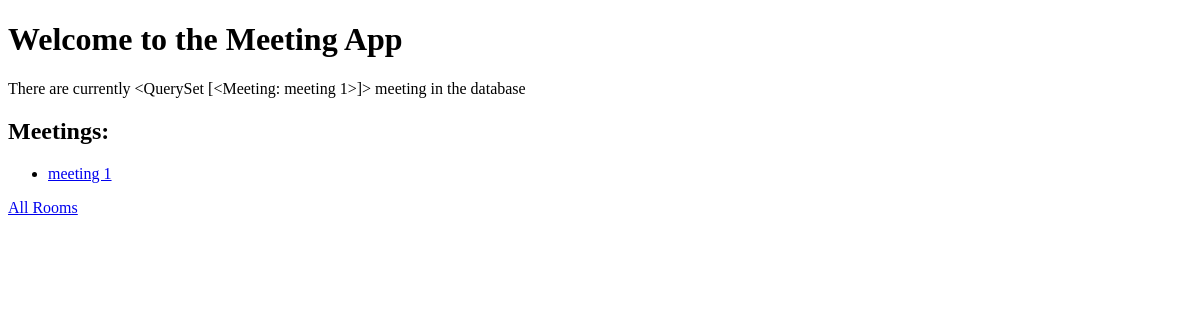
Before: / with the older database file.
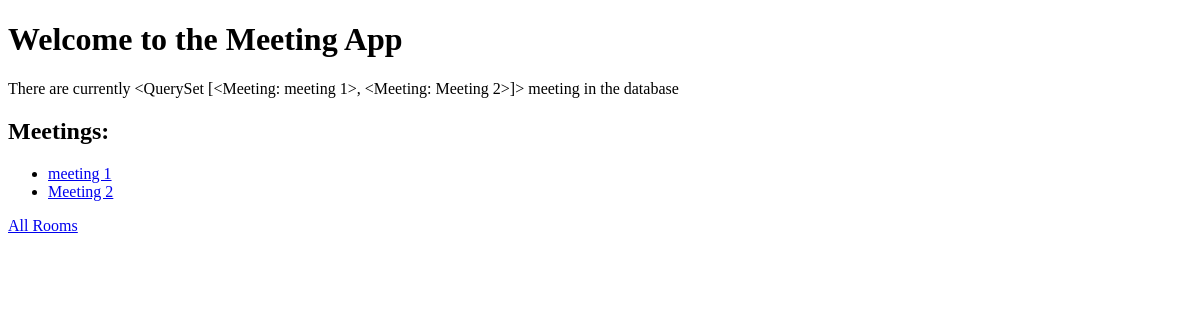
After: the same page with the newer database file.
### meetings/models.py (models this page shows)
class Meeting(models.Model):
    title = models.CharField(max_length=200)
    date = models.DateField()
    start_time = models.TimeField(default=time(9))
    duration = models.IntegerField(default=1)
    room = models.ForeignKey(Room, on_delete=models.CASCADE)
    def __str__(self):
        return self.title

### website/views.py (the view)
# urls.py: path("", welcome, name="home"),
def welcome(request):
    return render(request, "website/welcome.html", {"meetings": Meeting.objects.all()})

### website/templates/website/welcome.html (shortened to what this page needs)
<!DOCTYPE html>
<html lang="en">
<head>
</head>
<body>
  <h1>Welcome to the Meeting App</h1>
  <p>
    There are currently {{meetings}} meeting in the database
  </p>
  <h2>Meetings:</h2>
  <ul>
    {% for meeting in meetings %}
    <li>
      <a href={% url 'detail' meeting.id %}>
        {{meeting.title}}
      </a>
    </li>
    {% endfor %}
  </ul>
  <a href={% url 'rooms' %}>
    All Rooms
  </a>
</body>
</html>

Changed rows visible on the page:
computed for Meeting "meeting 1": title.title "<QuerySet [<Meeting: meeting 1>]>" → "<QuerySet [<Meeting: meeting 1>, <Meeting: Meeting 2>]>"
added Meeting: title "Meeting 2"
